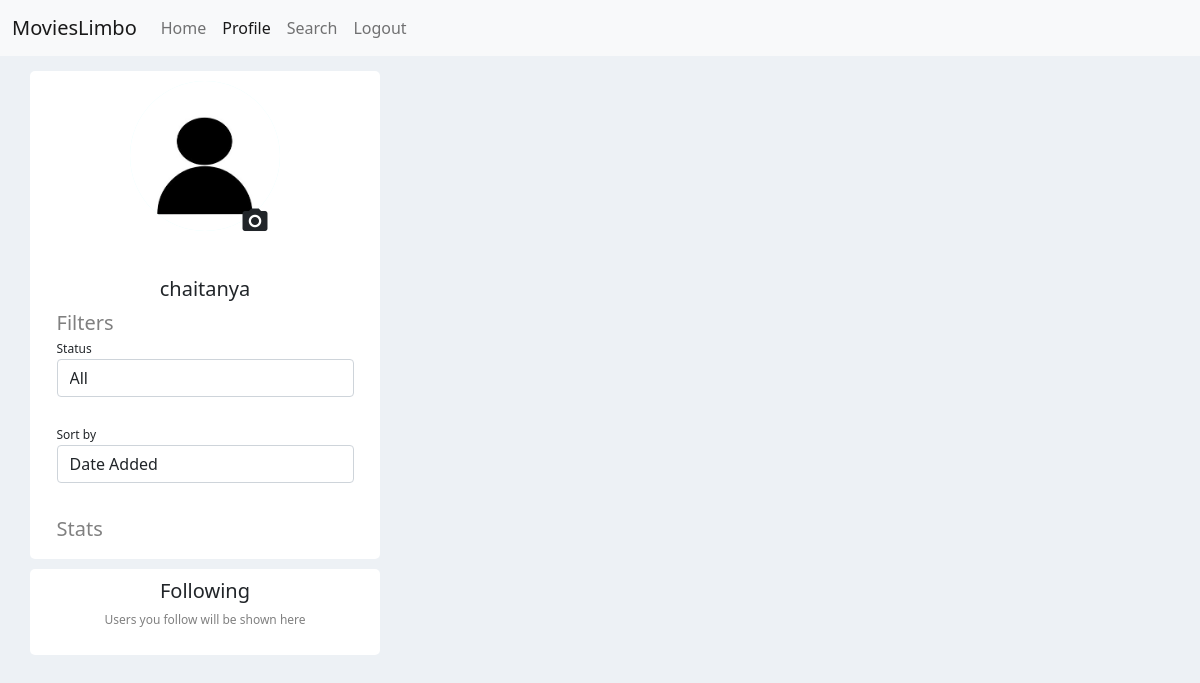
The app's page /profile/chaitanya/ (signed in), older data.
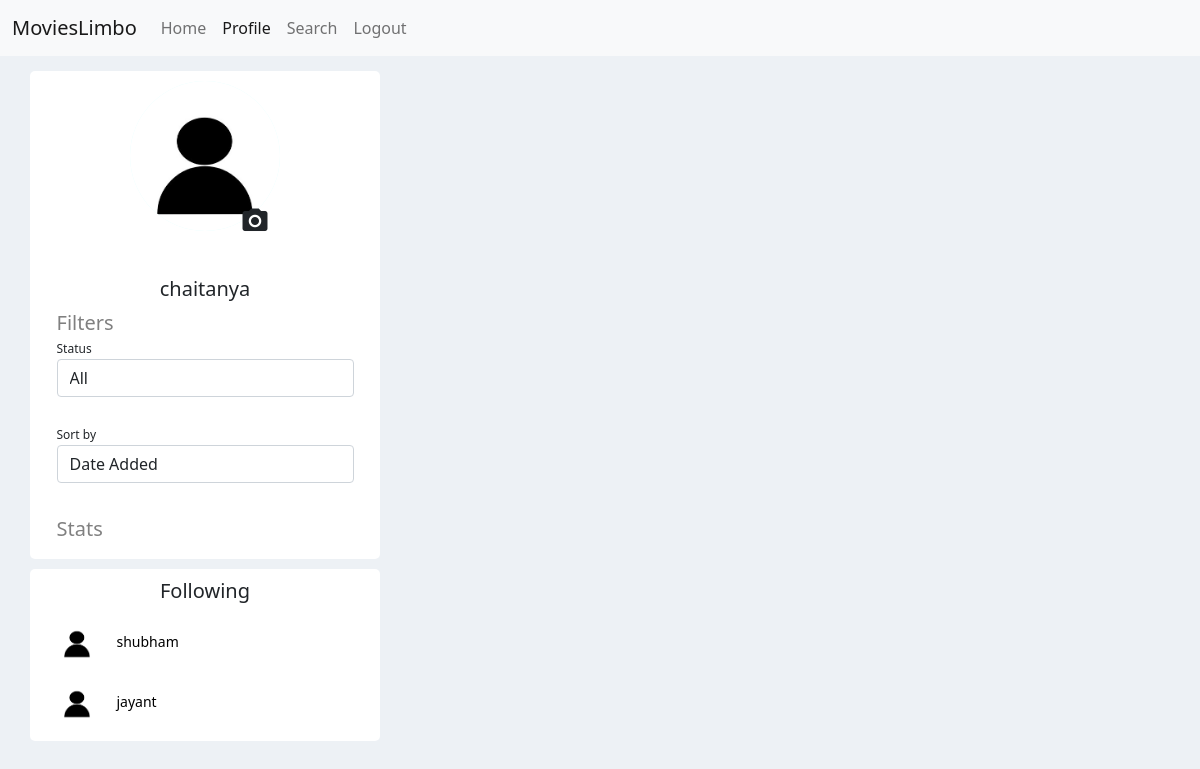
The same page, newer data.
### account/models.py (models this page shows, shortened)
class Follower(models.Model):
    person = models.ForeignKey(
        Account, on_delete=models.CASCADE, related_name='source')
    following = models.ForeignKey(
        Account, on_delete=models.CASCADE, related_name='target')

class Account(AbstractBaseUser):
    email = models.EmailField(max_length=60, unique=True)
    username = models.CharField(max_length=30, unique=True)
    following = models.ManyToManyField(
        'self', through='Follower', symmetrical=False)
    date_joined = models.DateTimeField(auto_now_add=True)
    profile_pic = models.ImageField(default='default.jpg')
    is_admin = models.BooleanField(default=False)
    is_active = models.BooleanField(default=True)
    is_staff = models.BooleanField(default=False)
    is_superuser = models.BooleanField(default=False)
    USERNAME_FIELD = 'username'
    REQUIRED_FIELDS = ['email', ]
    objects = MyAccountManager()
    def __str__(self):
        return self.username

### app/views.py (the view)
# urls.py: path('profile/<str:username>/', views.profile, name="profile"),
def profile(request, username):
    if request.method == "POST":
        instance = Account.objects.get(username=username)
        instance.profile_pic = request.FILES['file']
        instance.save()
    account = Account.objects.filter(username=username)
    if not account:
        return HttpResponse(status_code=404)
    """
        to check if the user has permission to edit the list.
        same view is called when viewing our own or others profile, so permission variable is  created.
    """
    permission = username == request.user.username
    following = Follower.objects.filter(
        person=request.user, following__username=username).exists()
    profilePic = account.first().profile_pic.url
    context = {'username': username,
               'permission': permission, "following": following, "profilePic": profilePic}
    if permission:
        followingList = Follower.objects.filter(person=request.user)
        context["followingList"] = followingList
    return render(request, 'app/profile.html', context)

### app/templates/app/profile.html (shortened to what this page needs)
{% extends 'app/main.html' %}
{% load static %}
{% block style %}{% static 'css/profile.css' %} {% endblock style %}
{% block style2 %}{% static 'css/edit.css' %}{% endblock style2 %}
{% block profileactive %}active{% endblock profileactive %}
{% block body %}
<main>
    <div class="side-panel">
        <div class="profile-container">
            <img src="{{profilePic}}" class="profile-picture"></img>
            {% if permission %}
            <form id="profile-pic-form" action="" method="post" , enctype="multipart/form-data">
                <label for="img-input" class="file-upload">
                    <div class="add-icon">
                        <i class="material-icons">camera_alt</i>
                    </div>
                </label>
            </form>
            {% endif %}
            <h5 class="username text-center">{{username}}</h5>
            <div class="filter-container">
                <h5 class="info-title">Filters</h5>
                <label for="filter_status" style="font-size: 12px;">Status</label>
                <select class="form-control" name="status" required id="filter_status">
                    <option value="All" selected>All</option>
                </select>
                <br>
                <label for="filter_sort" style="font-size: 12px;">Sort by</label>
                <select class="form-control" name="status" required id="filter_sort">
                    <option value="date_added" selected>Date Added</option>
                </select>
            </div>
            <div class="stat-container">
                <h5 class="info-title mt-4 mb-2">Stats</h5>
            </div>
        </div>
        {% if permission %}
        <div class="following-list">
            <h5>Following</h5>
            {% if followingList|length == 0 %}
            <p id="follow-list-help-text">Users you follow will be shown here</p>
            {% endif %}
            {% for item in followingList %}
            <a href="{% url 'profile' item.following %}" class="user-card">
                <img src="{{item.following.profile_pic.url}}" class="user-profile-picture"></img>
                <p>{{item.following.username}}</p>
            </a>
            {% endfor %}
        </div>
        {% endif %}
    </div>
    <div class="list-container">
    </div>
</main>
{% endblock body %}

Row changes from the older to the newer data that the page shows:
added Follower: following.username "shubham"
added Follower: following.username "jayant"
Text that changed along with them:
text no longer shown: "Users you follow will be shown here"
